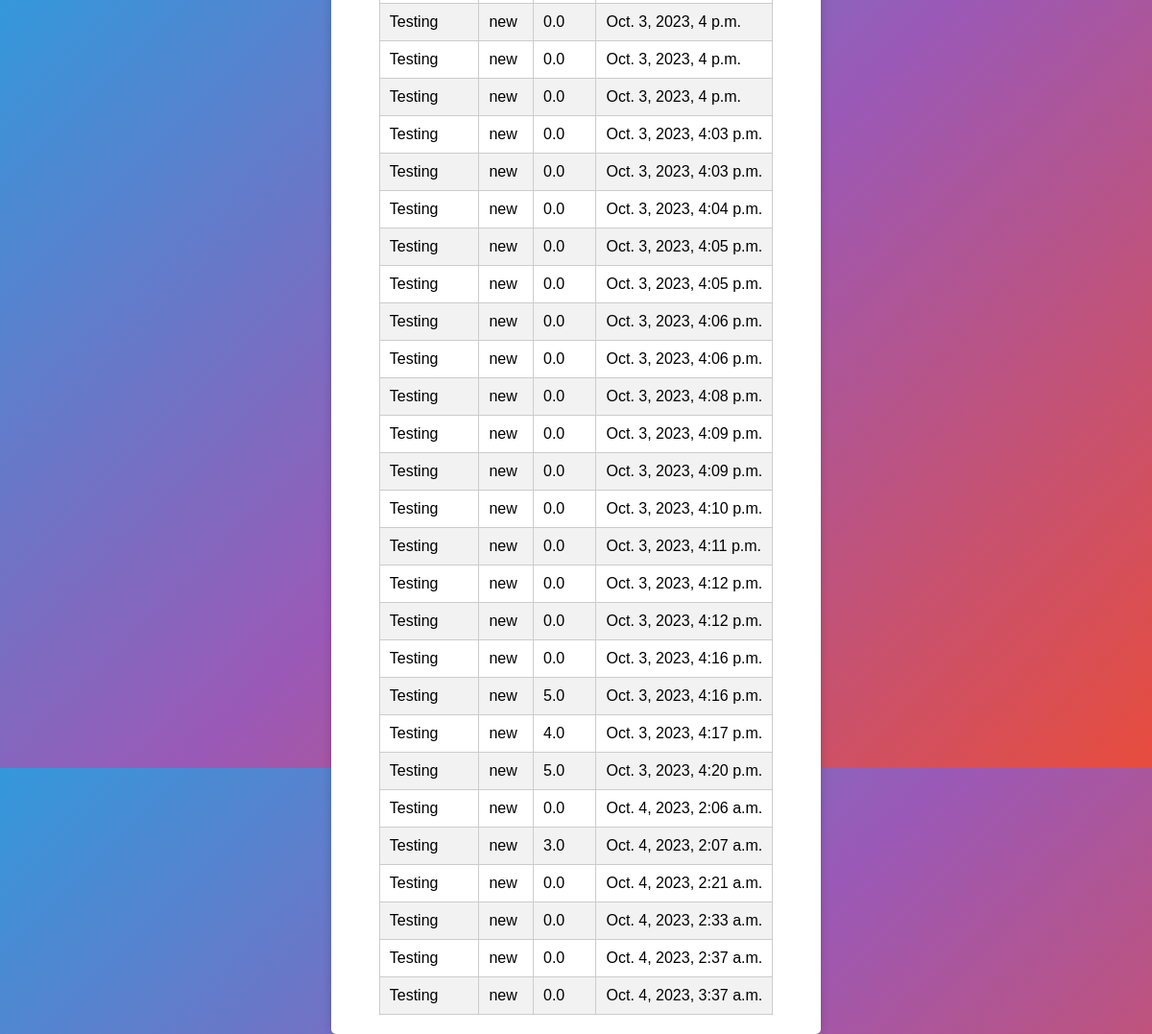
Page /score/ on the committed database.
### blog/models.py (models this page shows, shortened)
class Result(models.Model):
    quiz = models.ForeignKey(Quiz, on_delete=models.CASCADE)
    user = models.ForeignKey(User, on_delete=models.CASCADE)
    score = models.FloatField()
    time = models.DateTimeField(auto_now_add=True, null= True, blank= True)

class Quiz(models.Model):
    name = models.CharField(max_length=150)
    topic = models.CharField(max_length=150)
    number_of_questions = models.PositiveIntegerField()
    time = models.PositiveIntegerField(help_text="duration of the quiz")
    required_score_to_pas = models.PositiveIntegerField()
    difficulty = models.CharField(max_length=1 , choices=dif_choices)

### blog/views.py (the view)
# urls.py: path("score/", score),
def score(request):
    content = {
        "results": Result.objects.all()
    }
    return render(request, 'score.html', content)

### templates/score.html (shortened to what this page needs)
<!DOCTYPE html>
<html lang="en">
<head>
</head>
<body>
    <div class="container">
        <table>
            {% for result in results %}
            <tr>
                <td>{{ result.quiz.name }}</td>
                <td>{{ result.user.username }}</td>
                <td>{{ result.score }}</td>
                <td>{{ result.time }}</td>
            </tr>
{% endfor %}
        </table>
    </div>
</body>
</html>

### templates/score.html (style rules this page uses)
body { font-family: Arial, sans-serif; background: linear-gradient(135deg, #3498db, #9b59b6, #e74c3c); display: flex; align-items: center; height: 100vh; margin: 0; padding: 0; }
.container { max-width: 600px; margin: 20px auto; padding: 20px; padding-right: 50px; padding-left: 50px; background-color: #fff; box-shadow: 0 0 10px rgba(0, 0, 0, 0.2); border-radius: 5px; }
table { width: 100%; border-collapse: collapse; margin-top: 20px; }
table, th, td { border: 1px solid #ccc; }
th, td { padding: 10px; text-align: left; }
tr:nth-child(even) { background-color: #f2f2f2; }

### rows in the picture
Result: quiz.name "Testing", user.username "new", score "0.0", time "Oct. 3, 2023, 4 p.m."
Result: quiz.name "Testing", user.username "new", score "0.0", time "Oct. 3, 2023, 4 p.m."
Result: quiz.name "Testing", user.username "new", score "0.0", time "Oct. 3, 2023, 4 p.m."
Result: quiz.name "Testing", user.username "new", score "0.0", time "Oct. 3, 2023, 4:03 p.m."
Result: quiz.name "Testing", user.username "new", score "0.0", time "Oct. 3, 2023, 4:03 p.m."
Result: quiz.name "Testing", user.username "new", score "0.0", time "Oct. 3, 2023, 4:04 p.m."
Result: quiz.name "Testing", user.username "new", score "0.0", time "Oct. 3, 2023, 4:05 p.m."
Result: quiz.name "Testing", user.username "new", score "0.0", time "Oct. 3, 2023, 4:05 p.m."
Result: quiz.name "Testing", user.username "new", score "0.0", time "Oct. 3, 2023, 4:06 p.m."
Result: quiz.name "Testing", user.username "new", score "0.0", time "Oct. 3, 2023, 4:06 p.m."
Result: quiz.name "Testing", user.username "new", score "0.0", time "Oct. 3, 2023, 4:08 p.m."
Result: quiz.name "Testing", user.username "new", score "0.0", time "Oct. 3, 2023, 4:09 p.m."
Result: quiz.name "Testing", user.username "new", score "0.0", time "Oct. 3, 2023, 4:09 p.m."
Result: quiz.name "Testing", user.username "new", score "0.0", time "Oct. 3, 2023, 4:10 p.m."
Result: quiz.name "Testing", user.username "new", score "0.0", time "Oct. 3, 2023, 4:11 p.m."
Result: quiz.name "Testing", user.username "new", score "0.0", time "Oct. 3, 2023, 4:12 p.m."
Result: quiz.name "Testing", user.username "new", score "0.0", time "Oct. 3, 2023, 4:12 p.m."
Result: quiz.name "Testing", user.username "new", score "0.0", time "Oct. 3, 2023, 4:16 p.m."
Result: quiz.name "Testing", user.username "new", score "5.0", time "Oct. 3, 2023, 4:16 p.m."
Result: quiz.name "Testing", user.username "new", score "4.0", time "Oct. 3, 2023, 4:17 p.m."
Result: quiz.name "Testing", user.username "new", score "5.0", time "Oct. 3, 2023, 4:20 p.m."
Result: quiz.name "Testing", user.username "new", score "0.0", time "Oct. 4, 2023, 2:06 a.m."
Result: quiz.name "Testing", user.username "new", score "3.0", time "Oct. 4, 2023, 2:07 a.m."
Result: quiz.name "Testing", user.username "new", score "0.0", time "Oct. 4, 2023, 2:21 a.m."
Result: quiz.name "Testing", user.username "new", score "0.0", time "Oct. 4, 2023, 2:33 a.m."
Result: quiz.name "Testing", user.username "new", score "0.0", time "Oct. 4, 2023, 2:37 a.m."
Result: quiz.name "Testing", user.username "new", score "0.0", time "Oct. 4, 2023, 3:37 a.m."
